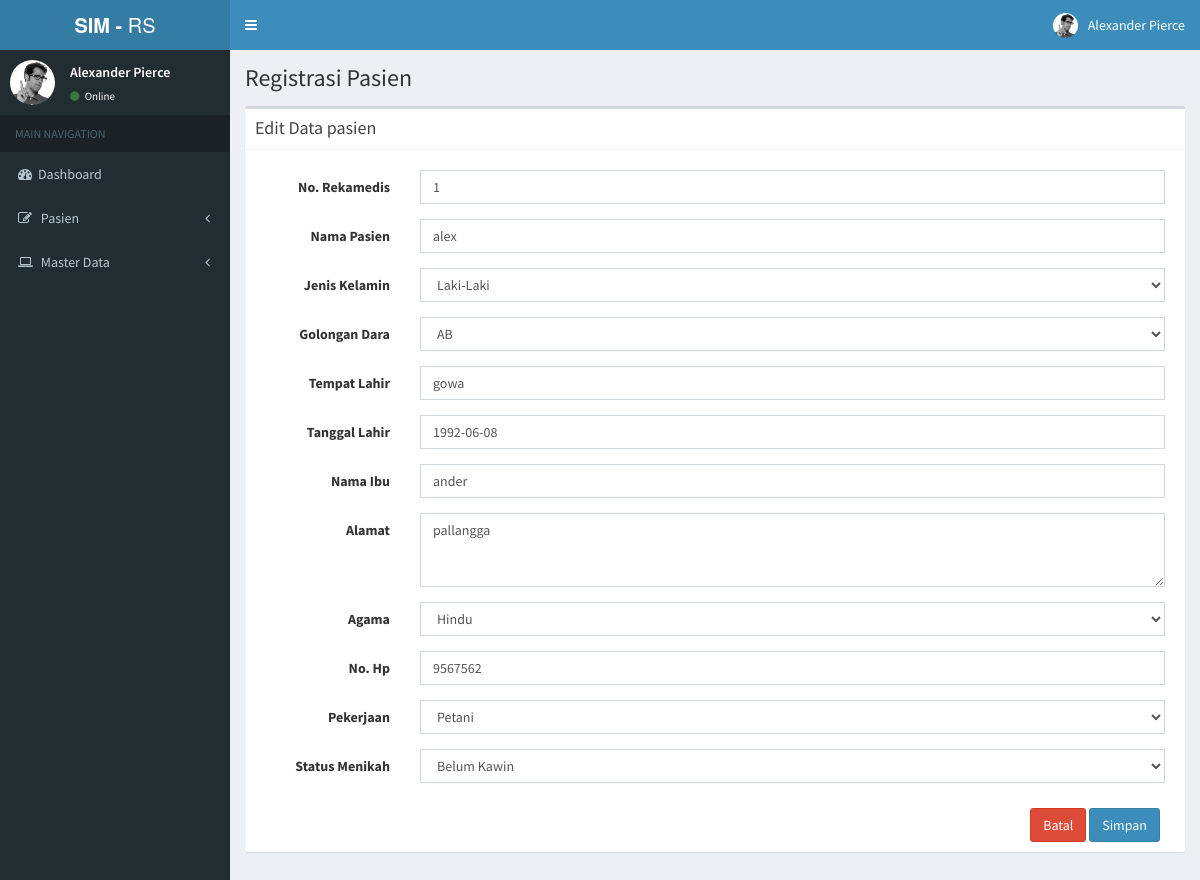
The page /backend/c_registrasi/editdatapasien/6 on the database its author committed.
### tables this page shows
CREATE TABLE `tb_regpasien` (
  `id_reg` int(11) NOT NULL,
  `no_rekmedis` int(255) NOT NULL,
  `nm_pasien` varchar(50) NOT NULL,
  `jk` varchar(30) NOT NULL,
  `gol_darah` varchar(10) NOT NULL,
  `tmpt_lahir` varchar(100) NOT NULL,
  `tgl_lahir` date NOT NULL,
  `nm_ibu` varchar(50) NOT NULL,
  `alamat` text NOT NULL,
  `agama` varchar(50) NOT NULL,
  `no_hp` int(50) NOT NULL,
  `pekerjaan` varchar(50) NOT NULL,
  `stts_menikah` varchar(50) NOT NULL,
  `jaminan_pasien` varchar(50) NOT NULL,
  `created` datetime NOT NULL,
  `modified` datetime NOT NULL
);

### application/controllers/backend/c_registrasi.php (called while the page is built, shortened)
<?php
class C_registrasi extends CI_Controller {
	function __construct(){
		$this->load->model('m_regpasien');
		$this->load->helper('url');
	}
	public function editdatapasien($id_reg)
	{
		$where = array('id_reg' => $id_reg);
		$data['tb_regpasien'] = $this->m_regpasien->edit_data($where,'tb_regpasien')->result();
		$this->load->view('backend/header');
		$this->load->view('backend/v_editdatapasien',$data);
		$this->load->view('backend/footer');
	}
}

### index.php (called while the page is built, shortened)
<?php
require_once BASEPATH.'core/CodeIgniter.php';

### application/models/m_regpasien.php (called while the page is built, shortened)
<?php
	class M_regpasien extends CI_Model{
		function edit_data($where,$tabel){
			return $this->db->get_where($tabel,$where);
		}
	}
?>

### application/views/backend/v_editdatapasien.php (the view, shortened to what this page needs)
<div class="content-wrapper">
   <section class="content-header">
     <h1>
       Registrasi Pasien
     </h1>
   </section>
   <section class="content">
     <div class="box">
       <div class="box-header with-border">
         <h3 class="box-title">Edit Data pasien</h3>
       </div>
       <?php foreach ($tb_regpasien as $l) { ?>
       <div class="box-body">
           <form class="form-horizontal" action="<?php echo base_url('backend/c_registrasi/update_datapasien') ?>" method="post">
             <div class="box-body">
               <div class="form-group">
                 <label class="col-sm-2 control-label">No. Rekamedis</label>
                 <div class="col-sm-10">
                   <input type="text" class="form-control" placeholder="No. Rekamedis" name="no_rekmedis" value="<?php echo $l->no_rekmedis?>">
                 </div>
               </div>
               <div class="form-group">
                 <label class="col-sm-2 control-label">Nama Pasien</label>
                 <div class="col-sm-10">
                   <input type="text" class="form-control" placeholder="Nama Pasien" name="nm_pasien" value="<?php echo $l->nm_pasien?>">
                 </div>
               </div>
               <div class="form-group">
                 <label class="col-sm-2 control-label">Jenis Kelamin</label>
                 <div class="col-sm-10">
                   <select class="form-control" name="jk">
                     <option value="Laki-Laki" <?php $l->jk == 'Laki-Laki' ? print "selected" : "" ?>>Laki-Laki</option>
                   </select>
                 </div>
               </div>
               <div class="form-group">
                 <label class="col-sm-2 control-label">Golongan Dara</label>
                 <div class="col-sm-10">
                   <select class="form-control" name="gol_darah">
                     <option value="AB" <?php $l->gol_darah == 'AB' ? print "selected" : "" ?>>AB</option>
                   </select>
                 </div>
               </div>
               <div class="form-group">
                 <label class="col-sm-2 control-label">Tempat Lahir</label>
                 <div class="col-sm-10">
                   <input type="text" class="form-control" placeholder="Tempat Lahir" name="tmpt_lahir" value="<?php echo $l->tmpt_lahir ?>">
                 </div>
               </div>
               <div class="form-group">
                 <label class="col-sm-2 control-label">Tanggal Lahir</label>
                 <div class="col-sm-10">
                   <input type="text" class="form-control" placeholder="Tanggal Lahir" name="tgl_lahir" value="<?php echo $l->tgl_lahir?>">
                 </div>
               </div>
               <div class="form-group">
                 <label class="col-sm-2 control-label">Nama Ibu</label>
                 <div class="col-sm-10">
                   <input type="text" class="form-control" placeholder="Nama Ibu" name="nm_ibu" value="<?php echo $l->nm_ibu ?>">
                 </div>
               </div>
               <div class="form-group">
                 <label class="col-sm-2 control-label">Alamat</label>
                 <div class="col-sm-10">
                   <textarea class="form-control" rows="3" placeholder="Alamat" name="alamat"><?php echo $l->alamat ?></textarea>
                 </div>
               </div>
               <div class="form-group">
                 <label class="col-sm-2 control-label">Agama</label>
                 <div class="col-sm-10">
                   <select class="form-control" name="agama">
                     <option value="Hindu" <?php $l->agama == 'Hindu' ? print "selected" : "" ?>>Hindu</option>
                   </select>
                 </div>
               </div>
               <div class="form-group">
                 <label class="col-sm-2 control-label">No. Hp</label>
                 <div class="col-sm-10">
                   <input type="text" class="form-control" placeholder="No. Hp" name="no_hp" value="<?php echo $l->no_hp ?>">
                 </div>
               </div>
               <div class="form-group">
                 <label class="col-sm-2 control-label">Pekerjaan</label>
                 <div class="col-sm-10">
                   <select class="form-control" name="pekerjaan">
                     <option value="Petani" <?php $l->pekerjaan == 'Petani' ? print "selected" : "" ?>>Petani</option>
                   </select>
                 </div>
               </div>
               <div class="form-group">
                 <label class="col-sm-2 control-label">Status Menikah</label>
                 <div class="col-sm-10">
                   <select class="form-control" name="stts_menikah">
                     <option value="Belum Kawin" <?php $l->stts_menikah == 'Belum Kawin' ? print "selected" : "" ?>>Belum Kawin</option>
                   </select>
                 </div>
               </div>
             </div>
             <div class="timeline-footer">
               <div class="" align="right">
                 <div class="col-sm-12">
                   <a type="button" class="btn btn-danger" href="<?php echo base_url()."backend/c_registrasi/datapasien/"?>">Batal</a>
                   <button type="submit" class="btn btn-primary">Simpan</button>
                 </div>
               </div>
             </div>
           </form>
           <?php }?>
       </div>
     </div>
   </section>
 </div>

### rows shown on the page
tb_regpasien: no_rekmedis "1", nm_pasien "alex", tmpt_lahir "gowa", tgl_lahir "1992-06-08", nm_ibu "ander", alamat "pallangga", no_hp "9567562"
